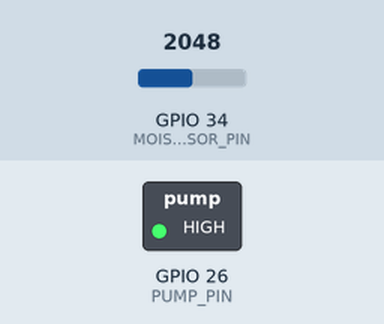
The sketch below on a simulated ESP32. Parts: switched loads named in the sketch (green lamp = pin HIGH). The inputs (shaded band) are chosen by the test bench; at power-on: GPIO 34 (MOISTURE_SENSOR_PIN) = 2048. What the sketch prints to the serial monitor is not drawn.

Above: at 0.6 s.
At 1.1 s:
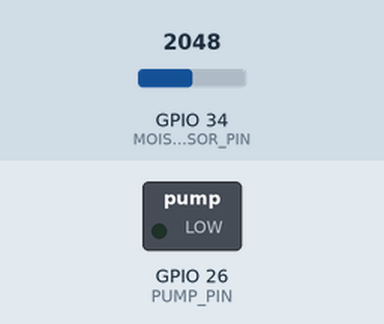
Timing chart, 0 to 2.6 s (numbered marks = the images above):
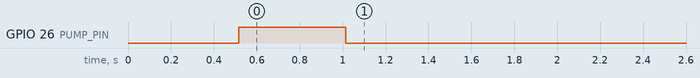

The sketch:

watering_system.ino
```cpp
// =============================================================================
// HARDWARE PIN CONFIG
// =============================================================================
// GPIO34 is input-only and ADC-capable — good for the analog moisture sensor.
// GPIO26 drives the MOSFET gate; any digital output GPIO works here.
#define MOISTURE_SENSOR_PIN 34
#define PUMP_PIN            26

// =============================================================================
// BEHAVIOR CONFIG  — tune these without touching the logic below
// =============================================================================
// ADC reads 0–4095. Dry soil reads HIGH (near 4095), wet soil reads LOW.
// Calibrate by reading your specific sensor via Serial Monitor:
//   - Insert probe into very dry soil, note the value → set as DRY_THRESHOLD
//   - Insert probe into just-watered soil, note the value (should be much lower)
#define MOISTURE_DRY_THRESHOLD 2500   // water when reading is ABOVE this value

#define PUMP_RUN_MS       5000UL    // how long the pump runs per watering cycle (ms)
#define CHECK_INTERVAL_MS 30000UL   // how often to read the sensor (ms)
#define COOLDOWN_MS       120000UL  // wait after watering before checking again (ms)

// ADC samples averaged per reading — reduces ESP32 ADC noise
#define ADC_SAMPLES 5

// =============================================================================
// STATE
// =============================================================================
static unsigned long lastCheckTime       = 0;
static unsigned long lastWaterTime       = 0;
static unsigned long pumpStartTime       = 0;
static unsigned long lastCooldownLogTime = 0;
static bool          isPumping           = false;

// =============================================================================
// HELPERS
// =============================================================================
int readMoisture() {
  long sum = 0;
  for (int i = 0; i < ADC_SAMPLES; i++) {
    sum += analogRead(MOISTURE_SENSOR_PIN);
    delay(10);
  }
  return (int)(sum / ADC_SAMPLES);
}

void startPump() {
  isPumping     = true;
  pumpStartTime = millis();
  digitalWrite(PUMP_PIN, HIGH);
  Serial.println("[PUMP] Started");
}

void stopPump() {
  isPumping     = false;
  lastWaterTime = millis();
  digitalWrite(PUMP_PIN, LOW);
  Serial.println("[PUMP] Stopped");
}

// =============================================================================
// STARTUP HARDWARE CHECK
// =============================================================================
// Pulses the pump briefly and reads the sensor so you can verify wiring via
// Serial Monitor before the main loop begins.
#define PUMP_TEST_MS 500   // short pulse duration — enough to hear/feel the pump

void startupCheck() {
  Serial.println("--- Hardware Check ---");

  // --- Pump test ---
  Serial.println("[CHECK] Pump: pulsing for 500 ms — listen/feel for activation...");
  digitalWrite(PUMP_PIN, HIGH);
  delay(PUMP_TEST_MS);
  digitalWrite(PUMP_PIN, LOW);
  Serial.println("[CHECK] Pump: pulse done. Did it run? If not, check MOSFET wiring and 5V rail.");

  // --- Sensor test ---
  int moisture = readMoisture();
  Serial.print("[CHECK] Sensor ADC = "); Serial.print(moisture);
  if (moisture < 100 || moisture > 4000) {
    Serial.println("  <-- WARNING: value out of expected range (100–4000). Check sensor wiring.");
  } else {
    Serial.println("  <-- OK");
  }

  Serial.println("--- Hardware Check Done ---");
}

// =============================================================================
// SETUP
// =============================================================================
void setup() {
  Serial.begin(115200);
  delay(500); // let Serial stabilize

  pinMode(PUMP_PIN, OUTPUT);
  digitalWrite(PUMP_PIN, LOW); // ensure pump is off at boot

  Serial.println("=== Watering System Starting ===");
  Serial.print("Dry threshold : "); Serial.println(MOISTURE_DRY_THRESHOLD);
  Serial.print("Pump run time : "); Serial.print(PUMP_RUN_MS / 1000); Serial.println("s");
  Serial.print("Check interval: "); Serial.print(CHECK_INTERVAL_MS / 1000); Serial.println("s");
  Serial.print("Cooldown      : "); Serial.print(COOLDOWN_MS / 1000); Serial.println("s");
  Serial.println("================================");

  startupCheck();
}

// =============================================================================
// LOOP
// =============================================================================
void loop() {
  unsigned long now = millis();

  // 1. Stop pump if it has run long enough
  if (isPumping && (now - pumpStartTime >= PUMP_RUN_MS)) {
    stopPump();
  }

  // 2. Check moisture if not pumping and not in cooldown and interval has passed
  bool inCooldown = (now - lastWaterTime < COOLDOWN_MS);
  bool intervalDue = (now - lastCheckTime >= CHECK_INTERVAL_MS);

  if (!isPumping && !inCooldown && intervalDue) {
    lastCheckTime = now;

    int moisture = readMoisture();
    Serial.print("[SENSOR] Moisture ADC = "); Serial.println(moisture);

    if (moisture > MOISTURE_DRY_THRESHOLD) {
      Serial.println("[INFO] Soil is dry — starting pump");
      startPump();
    } else {
      Serial.println("[INFO] Soil is moist — no action");
    }
  }

  // 3. Periodic status log while idle — once per second during cooldown
  if (!isPumping && inCooldown && (now - lastCooldownLogTime >= 1000UL)) {
    lastCooldownLogTime = now;
    unsigned long remaining = COOLDOWN_MS - (now - lastWaterTime);
    Serial.print("[INFO] Cooldown active — "); Serial.print(remaining / 1000); Serial.println("s remaining");
  }

  // ==========================================================================
  // FUTURE: WiFi / MQTT / Home Assistant
  // ==========================================================================
  // When adding connectivity, this loop is already non-blocking so you can:
  //   - Call mqttClient.loop() here
  //   - Publish moisture readings and pump state to HA via MQTT
  //   - Subscribe to a topic for manual pump trigger from HA
  // Recommended libraries: PubSubClient (MQTT), WiFi.h (built-in)
  // Recommended HA integration: MQTT Discovery (auto-adds device to HA)
  // ==========================================================================
}
```
